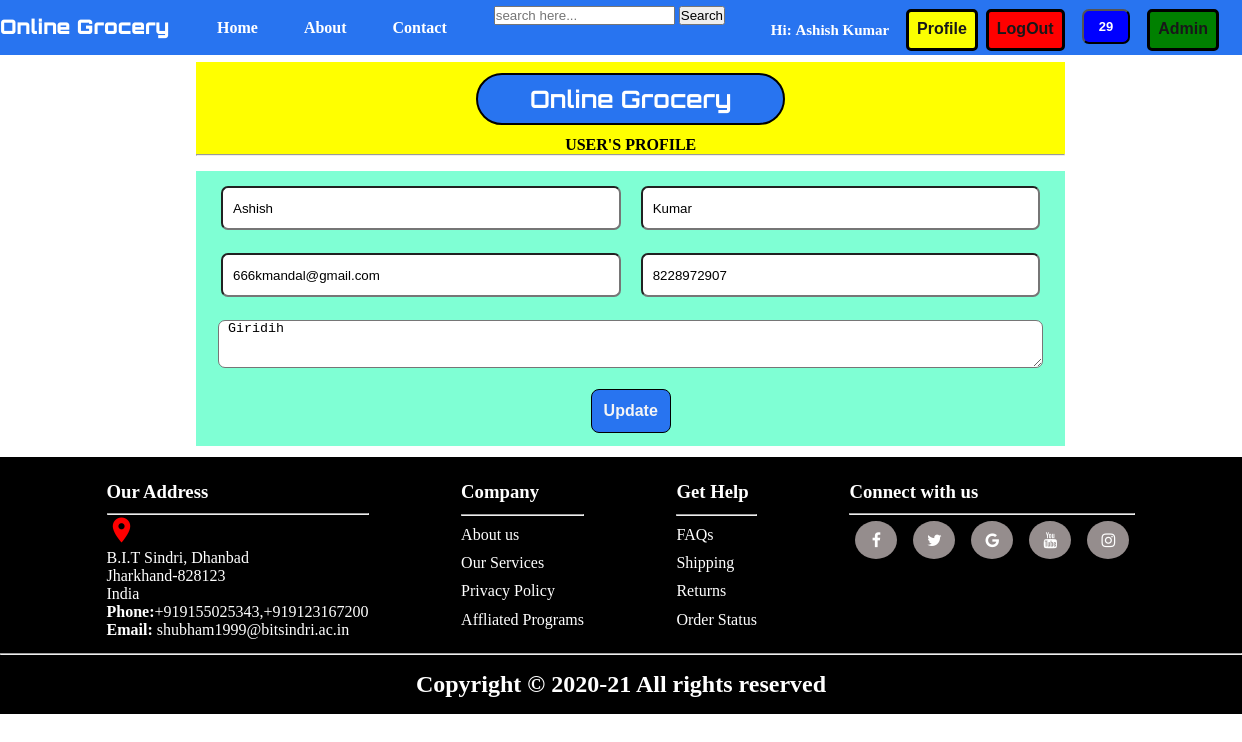
The page /user_profile.php (signed in) on the database its author committed.
### tables this page shows
CREATE TABLE `users` (
  `user_id` int(6) NOT NULL,
  `f_name` varchar(20) NOT NULL,
  `l_name` varchar(20) NOT NULL,
  `email` varchar(30) NOT NULL,
  `mobile` varchar(10) NOT NULL,
  `password` varchar(100) NOT NULL,
  `address` varchar(200) NOT NULL,
  `updated` timestamp NOT NULL DEFAULT current_timestamp() ON UPDATE current_timestamp(),
  `created` timestamp NOT NULL DEFAULT current_timestamp()
);

### user_profile.php (the view, shortened to what this page needs)
<?php include_once('header.php');
$user_id = $_SESSION['user_id'];
$query = mysqli_query($conn, "SELECT * from users WHERE user_id=$user_id");
while($row =  mysqli_fetch_array($query)){
    $f_name =  $row['f_name'];
    $l_name =  $row['l_name'];
    $email =  $row['email'];
    $mobile =  $row['mobile'];
    $address =  $row['address'];
}
?>
<container class="signupcontainer">
    <div class="signupheading">
        <h2>Online Grocery</h2>
        <p><b>USER'S PROFILE</b></p>
        <hr>
    </div>
    <div class="signupform">
           <form action="" method="post">
               <div class="element">
                   <input type="text" value="<?php echo $f_name; ?>" name="firstname" placeholder="Enter the first name">
                   <input type="text" value="<?php echo $l_name; ?>" name="lastname" placeholder="Enter the Last name">
               </div>
               <div class="element">
                   <input type="email" value="<?php echo $email; ?>" name="email" placeholder="Enter the email">
                   <input type="number" value="<?php echo $mobile; ?>" name="mobno" id="mobile" placeholder="Enter the mob no.">
               </div>
               <div class="element">
                   <textarea name="address" id="add" placeholder="Enter the Address Details" style="padding-left:9px;"><?php echo $address; ?></textarea>
               </div>
               <div class="btns">
                    <span><input type="submit" name="save" value="Update" id="s1"></span>
                </div>
           </form>
    </div>
    </container>
<?php include_once('footer.php');?>

### header.php (shortened to what this page needs)
<?php
include_once('admin/connect_db.php');
?>
<!DOCTYPE html>
<html lang="en">
<head>
    <link rel="stylesheet" href="css/style.css">
    <link rel="stylesheet" href="css/utilis.css">
    <link rel="stylesheet" href="https://cdnjs.cloudflare.com/ajax/libs/font-awesome/4.7.0/css/font-awesome.min.css">
    <link rel="stylesheet" href="https://cdnjs.cloudflare.com/ajax/libs/font-awesome/4.7.0/css/font-awesome.min.css">
</head>
<body>
    <header class="head">
        <div class="d1">
            <p class="p1">Online Grocery</p>
        </div>
        <nav>
            <ul>
                <li><a href="index.php">Home</a></li>
                <li><a href="about.php">About</a></li>
                <li><a href="contact.php">Contact</a></li>
            </ul>
        </nav>
        <div class="search">
            <form method="post" action="items_search.php">
                <input type="text" name="search" placeholder="search here..." required>
                <input type="submit" name="search_btn" value="Search">
            </form>
        </div>
        <div class="butns">
            <?php if(isset($_SESSION['user_id'])){
                $query = mysqli_query($conn, "SELECT * from users WHERE user_id='".$_SESSION['user_id']."'");
                while($row =  mysqli_fetch_array($query)){
                    $f_name =  $row['f_name'];
                    $l_name =  $row['l_name'];
                    $name = $f_name.' '.$l_name;
                }
                $query = mysqli_query($conn, "SELECT COUNT(mc_id) as total_items FROM manage_cart WHERE user_id='".$_SESSION['user_id']."'");
                while ($row = mysqli_fetch_array($query)){
                    $total_items = $row['total_items'];
                }
                ?>
                <p class="title"><?php echo "Hi: ".$name;?></p>
                <a href="user_profile.php" id="profile">Profile</a>
               <?php
                echo " <a href='logout.php' id='logout'>LogOut</a>";
                    if(isset($_SESSION)){?>
                        <a href="manage_cart.php"><button type="button" class="btn btn-secondary mx-2" id="popcart" data-html="true" data-container="body" data-toggle="popover" data-placement="bottom" data-content="Add Cart">
                <span id="cart"><?php echo $total_items; ?></span></button></a>
                    <?php }
                    if(@$_SESSION['user_id']<=2){
                        echo " <a href='admin/dashboard.php' id='admin'>Admin</a>";
                    }
                }else{?>
                <button id="log" onclick="window.location.href='login.php';">Log In</button>
                <button id="sign" onclick="window.location.href='signup.php';">Sign Up</button>
           <?php } ?>
        </div>
    </header>
    <main  id="#main" class="mainclass">

### css/style.css (style rules this page uses)
* { margin:0; padding:0; }
.head { background-color: #2874f0; display: flex; height: 55px; width: 100%; position: fixed; }
.p1 { color: white; font-family: 'Orbitron', sans-serif; font-weight: 900; font-size: 20px; line-height: 53px; width: 194px; }
nav ul { display: flex; justify-content: flex-start; }
nav ul li { list-style: none; padding: 0px 23px; line-height: 55px; }
nav ul li a { color: white; text-decoration: none; font-weight: 900; }
.search { display: flex; margin: 6px 24px; }
#profile, #logout, #admin { margin: 0px 4px; }
#profile { border: 3px solid black; border-radius: 5px; color: #181819; text-decoration: none; padding: 8px; background: rgb(251, 255, 0); font-weight: bold; font-family: 'Franklin Gothic Medium', 'Arial Narrow', Arial, sans-serif; height: 20px; }
#logout { border: 3px solid black; border-radius: 5px; color: #181819; text-decoration: none; padding: 8px; background: red; font-weight: bold; font-family: 'Franklin Gothic Medium', 'Arial Narrow', Arial, sans-serif; height: 20px; }
#admin { border: 3px solid black; border-radius: 5px; color: #181819; text-decoration: none; padding: 8px; background: green; font-weight: bold; font-family: 'Franklin Gothic Medium', 'Arial Narrow', Arial, sans-serif; height: 20px; }
.butns .title { font-size: 15px; font-weight: bold; font-family: 'FontAwesome'; color: white; padding: 13px 0px; width: 144px; text-align: center; }
.butns { display: flex; margin: 9px; justify-content: space-around; }
.butns button { padding: 8px 15px; font-size: 13px; font-weight: 900; background-color: blue; color: white; border-radius: 7px; margin: 0px 13px; }
.mainclass { height: auto; display: inline-block; margin-top: 58px; width: 100%; }
.signupcontainer { display:inline-block; }
.signupcontainer .signupheading { width: 70vw; margin: 4px 196px; background: yellow; text-align: center; display: inline-block; }
.signupcontainer .signupheading h2 { border: 2px black solid; background-color: #2874f0; color: white; font-family: 'Orbitron', sans-serif; margin: 11px auto; width: 33%; border-radius: 39px; padding: 9px; }
.signupcontainer .signupform { display: inline-block; width: 70vw; margin: 11px 196px; background-color: aquamarine; }
.signupcontainer .signupform form .element { display: flex; justify-content: center; margin: 7px; padding: 8px }
.signupcontainer .signupform form .element input { width: 100%; height: 40px; margin: 0px 10px; }
.signupcontainer .signupform form .element textarea { width: 97%; height: 46px; }
.signupcontainer .signupform form .element textarea, .signupcontainer .signupform form .element input { border-radius: 7px; padding-left: 10px; }
.signupcontainer .signupform form .btns { display: flex; justify-content: space-around; margin: 13px; }
.signupcontainer .signupform form .btns input { padding: 12px; border-radius: 8px; font-size: medium; border: 1px black solid; font-weight: bold; color: whitesmoke; }
#s1 { background-color:#2874f0; }

### rows shown on the page
users: name "Ashish Kumar", firstname "Ashish", lastname "Kumar", email "666kmandal@gmail.com", mobno "8228972907", address "Giridih"

### other values the page prints
$total_items "29"
